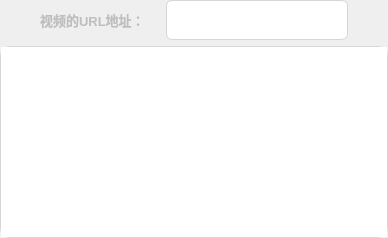
             <widget class="QWidget" name="page1">
              <layout class="QVBoxLayout" name="verticalLayout_6">
               <property name="spacing">
                <number>6</number>
               </property>
               <property name="leftMargin">
                <number>0</number>
               </property>
               <property name="topMargin">
                <number>0</number>
               </property>
               <property name="rightMargin">
                <number>0</number>
               </property>
               <property name="bottomMargin">
                <number>0</number>
               </property>
               <item>
                <layout class="QHBoxLayout" name="functionHorizontalLayout5">
                 <item>
                  <spacer name="functionHorizontalSpacer9">
                   <property name="orientation">
                    <enum>Qt::Orientation::Horizontal</enum>
                   </property>
                   <property name="sizeType">
                    <enum>QSizePolicy::Policy::Fixed</enum>
                   </property>
                   <property name="sizeHint" stdset="0">
                    <size>
                     <width>40</width>
                     <height>20</height>
                    </size>
                   </property>
                  </spacer>
                 </item>
                 <item>
                  <layout class="QHBoxLayout" name="functionHorizontalLayout6">
                   <item>
                    <widget class="QLabel" name="functionLabel3">
                     <property name="minimumSize">
                      <size>
                       <width>120</width>
                       <height>40</height>
                      </size>
                     </property>
                     <property name="maximumSize">
                      <size>
                       <width>120</width>
                       <height>40</height>
                      </size>
                     </property>
                     <property name="styleSheet">
                      <string notr="true">QLabel{
	color: #BEBEBE;
	font-size: 10pt;
	font-family: &quot;黑体&quot;;
	font-weight: bold;
}</string>
                     </property>
                     <property name="text">
                      <string>视频的URL地址：</string>
                     </property>
                    </widget>
                   </item>
                   <item>
                    <widget class="QLineEdit" name="videoLineEdit1">
                     <property name="minimumSize">
                      <size>
                       <width>0</width>
                       <height>1</height>
                      </size>
                     </property>
                     <property name="maximumSize">
                      <size>
                       <width>16777215</width>
                       <height>40</height>
                      </size>
                     </property>
                     <property name="styleSheet">
                      <string notr="true">QLineEdit{
	border: 0px;
	outline: none;
	border: 1px solid #d6d6d6;
	border-radius: 6px;
	padding: 0px 20px;
	font-size: 15px;
}

QLineEdit:focus{
	border: 1px solid black;
}</string>
                     </property>
                    </widget>
                   </item>
                  </layout>
                 </item>
                 <item>
                  <spacer name="functionHorizontalSpacer10">
                   <property name="orientation">
                    <enum>Qt::Orientation::Horizontal</enum>
                   </property>
                   <property name="sizeType">
                    <enum>QSizePolicy::Policy::Fixed</enum>
                   </property>
                   <property name="sizeHint" stdset="0">
                    <size>
                     <width>40</width>
                     <height>20</height>
                    </size>
                   </property>
                  </spacer>
                 </item>
                </layout>
               </item>
               <item>
                <widget class="QTextEdit" name="functionLogTextEdit1">
                 <property name="styleSheet">
                  <string notr="true">QTextEdit{
	border: 0px;
	outline: none;
	border: 1px solid #d6d6d6;
	border-radius: 10px;
	font-size: 15px;
	color: black;
}

QLineEdit:focus{
	border: 1px solid black;
}</string>
                 </property>
                 <property name="readOnly">
                  <bool>true</bool>
                 </property>
                </widget>
               </item>
              </layout>
             </widget>
